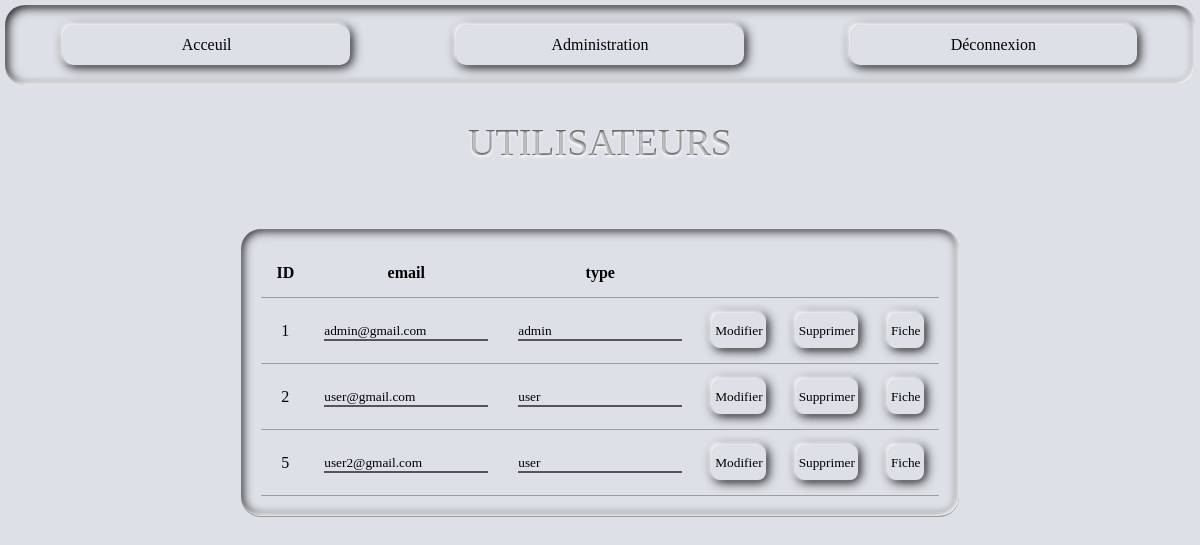
The page /index.php?page=adminUser (signed in) on the database its author committed.
### tables this page shows
CREATE TABLE `user` (
  `idUser` int UNSIGNED NOT NULL,
  `email` varchar(255) DEFAULT NULL,
  `mdp` varchar(255) DEFAULT NULL,
  `type` varchar(255) NOT NULL DEFAULT 'user'
);

### controller/controller.php (called while the page is built, shortened)
<?php
require_once("model/model.php");
function showAdminUser()
{
    $stmt = getAllUser();
    include_once("header.php");
    require_once("views/adminUser.php");
    include_once("footer.php");
    $content = ob_get_clean();
    return $content;
}

### model/model.php (called while the page is built, shortened)
<?php
function dbConnect()
{
    $servername = "localhost";
    $username = "root";
    $password = "";
    $dbname = "etMediaBdd";
    try {
        $dsn = "mysql:host=" . $servername . ";dbname=" . $dbname;
        $pdo = new PDO($dsn, $username, $password);
    } catch (PDOException $e) {
        echo "Connexion a la DB echoué: " . $e->getMessage();
    }
    $pdo->setAttribute(PDO::ATTR_DEFAULT_FETCH_MODE, PDO::FETCH_OBJ);
    return $pdo;
}
function getAllUser()
{
    $pdo = dbConnect();
    $stmt = $pdo->query("SELECT idUser, email, type FROM user");
    return $stmt;
}

### views/adminUser.php (the view, shortened to what this page needs)
<?php
if ((!empty($_SESSION['type']) && $_SESSION['type'] == 'admin')) {
?>
  <article class="adminUser">
    <p class="text1">UTILISATEURS</p>
    <table>
      <tr>
        <th scope="col">ID</th>
        <th scope="col">email</th>
        <th scope="col">type</th>
        <th scope="col"></th>
        <th scope="col"></th>
        <th scope="col"></th>
      </tr>
      <?php while ($row = $stmt->fetch()) {
        $i = $row->idUser ?>
        <tr>
          <form action="index.php?page=modifUser" method="post">
            <td><?php echo $row->idUser; ?></td>
            <td> <input type="text" name="modifEmail" value="<?= $row->email; ?>"></td>
            <td> <input type="text" name="modifType" value="<?= $row->type; ?>"></td>
            <td><button type="submit" name="edit" onclick="return window.confirm('Êtes vous sûr de vouloir modifier cet utilisateur ?')">Modifier</button>
            </td>
          </form>
          <form action="index.php?page=deleteUser" method="post">
            <td><button type="submit" name="deleteUser" onclick="return window.confirm('Êtes vous sûr de vouloir supprimer cet utilisateur ?')">Supprimer</button>
            </td>
          </form>
          <form action="index.php?page=ficheUser" method="post">
            <td><button type="submit" name="ficheUser">Fiche</button>
            </td>
          </form>
        </tr>
      <?php } ?>
    </table>
  </article>
<?php } else {
?>
  <p class="restrict">Vous devez etre admin pour voir cette page.</p>
<?php
}
?>

### style/style.css (style rules this page uses)
* { padding: 0px; margin: 0px; font-family: "Futura-Light"; }
body { background: #dde1e7; display: -webkit-box; display: -ms-flexbox; display: flex; -webkit-box-orient: vertical; -webkit-box-direction: normal; -ms-flex-direction: column; flex-direction: column; gap: 30px; margin-bottom: 50px; }
.adminUser { display: -webkit-box; display: -ms-flexbox; display: flex; -webkit-box-orient: vertical; -webkit-box-direction: normal; -ms-flex-direction: column; flex-direction: column; -webkit-box-pack: center; -ms-flex-pack: center; justify-content: center; -webkit-box-align: center; -ms-flex-align: center; align-items: center; gap: 30px; }
.adminUser .text1 { font-size: 38px; background-color: #565656; color: transparent; text-shadow: 0px 2px 3px rgba(255, 255, 255, 0.8); -webkit-background-clip: text; background-clip: text; font-family: "DanburyCaps"; }
.adminUser table { display: -webkit-box; display: -ms-flexbox; display: flex; -webkit-box-pack: center; -ms-flex-pack: center; justify-content: center; -webkit-box-align: center; -ms-flex-align: center; align-items: center; -webkit-box-orient: vertical; -webkit-box-direction: normal; -ms-flex-direction: column; flex-direction: column; }
.adminUser table, .adminUser td, .adminUser th { border-bottom: 1px solid #9e9e9e; border-collapse: collapse; margin: 50px; max-width: 70%; text-align: center; padding: 15px; }
.adminUser table input, .adminUser td input, .adminUser th input { height: 20; outline: 0; border-width: 0 0 2px; border-color: #565656; background-color: #dde1e7; }
.adminUser table button, .adminUser td button, .adminUser th button { display: -webkit-box; display: -ms-flexbox; display: flex; -webkit-box-pack: center; -ms-flex-pack: center; justify-content: center; -webkit-box-align: center; -ms-flex-align: center; align-items: center; background-color: #dde1e7; border: none; width: 100%; height: 35px; border-radius: 8px; -webkit-box-shadow: -2px -2px 4px #ffffff, 2px 2px 11px #000000; box-shadow: -2px -2px 4px #ffffff, 2px 2px 11px #000000; text-decoration: none; color: #000000; padding: 3px; }
.adminUser table { padding: 20px; margin: 5px; border-radius: 20px; -webkit-box-shadow: inset -2px -2px 4px #ffffff, inset 1px 1px 11px #000000; box-shadow: inset -2px -2px 4px #ffffff, inset 1px 1px 11px #000000; }
.adminUser tr { margin: 0px 10px; }

### style/print.css (style rules this page uses)
* { visibility: hidden; color: black; }
p, table, tr, th, td { visibility: visible; }

### rows shown on the page
user: idUser "1", modifEmail "admin@gmail.com", modifType "admin"
user: idUser "2", modifEmail "user@gmail.com", modifType "user"
user: idUser "5", modifEmail "user2@gmail.com", modifType "user"
